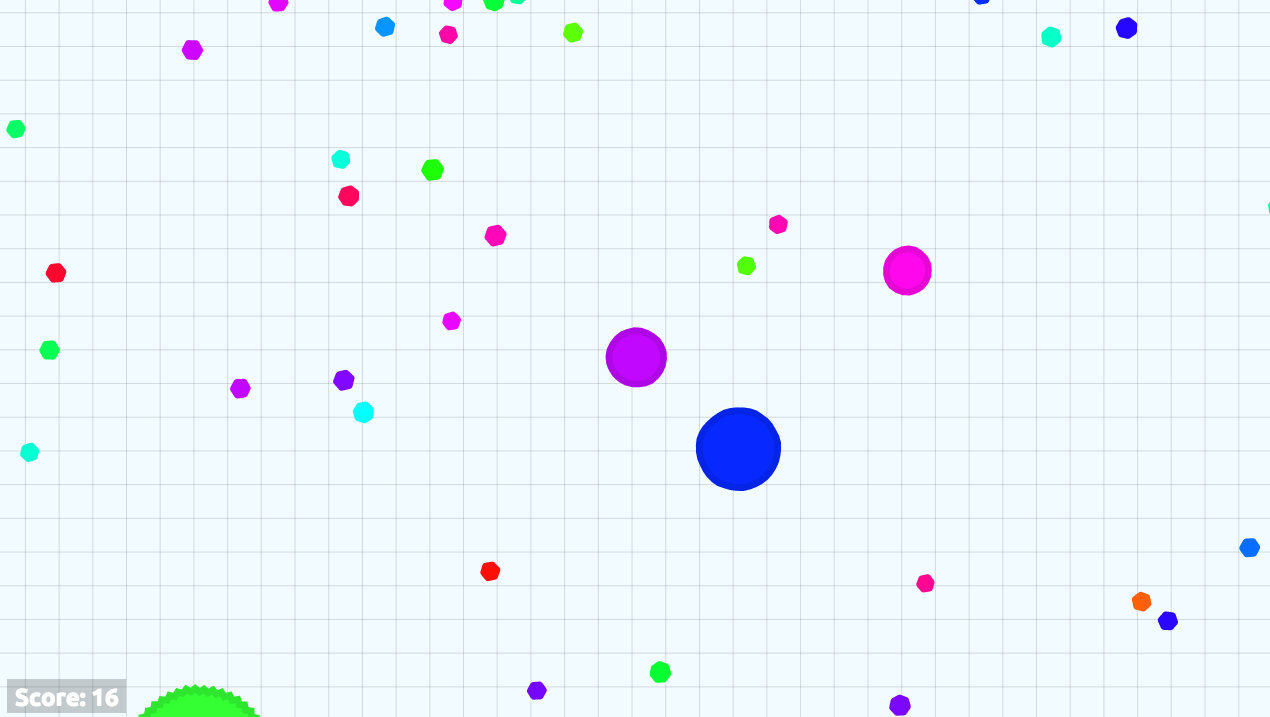
#> input picture images/light3.png, 1270 x 717 px
$ python Canny.py
#> lines starting #> are read from the running program, lines starting #| are printed output that depends on the picture; after the words box and inside, x2 and y2 are one past the last pixel; in counts of white or black regions, pixels touching at a corner belong together
import cv2
import numpy as np
from matplotlib import pyplot as plt

path = "images/"
file = "light3.png"

img = cv2.imread(path+file,0)
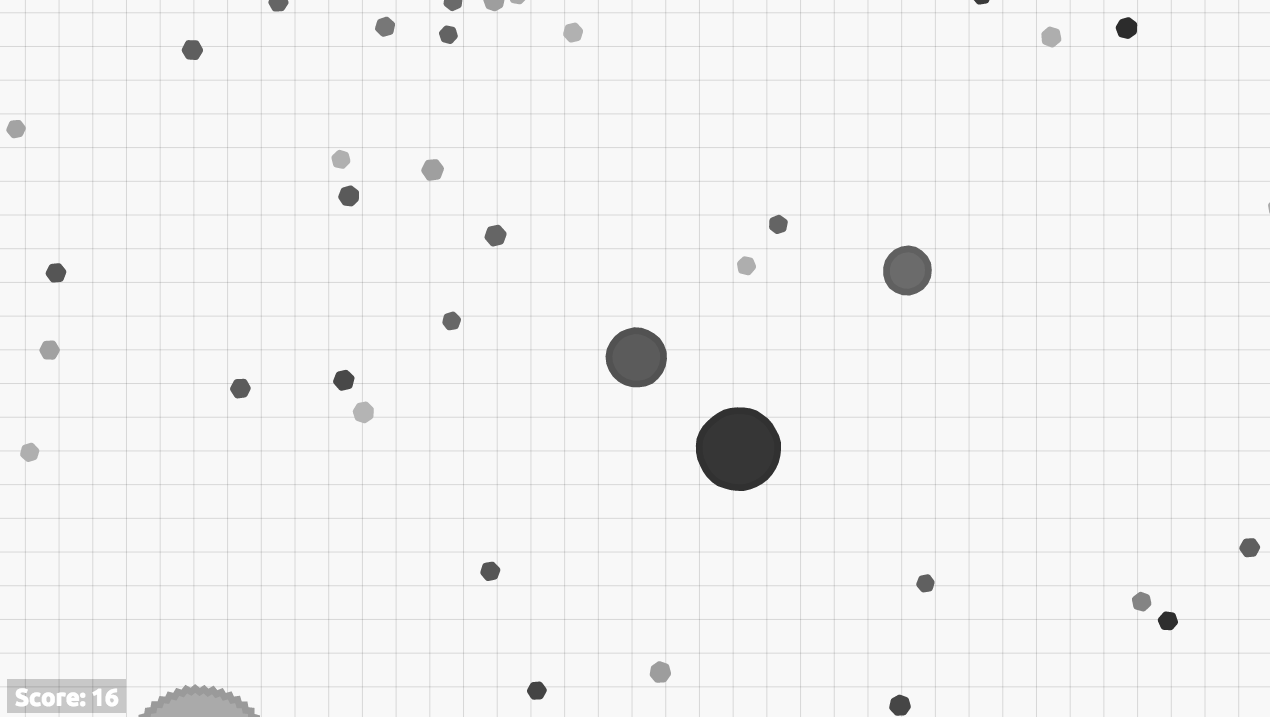
#> img: shape (717, 1270); min 44, max 255, mean 242.4
img = cv2.medianBlur(img,7)
ret, img = cv2.threshold(img,210,255,cv2.THRESH_BINARY)
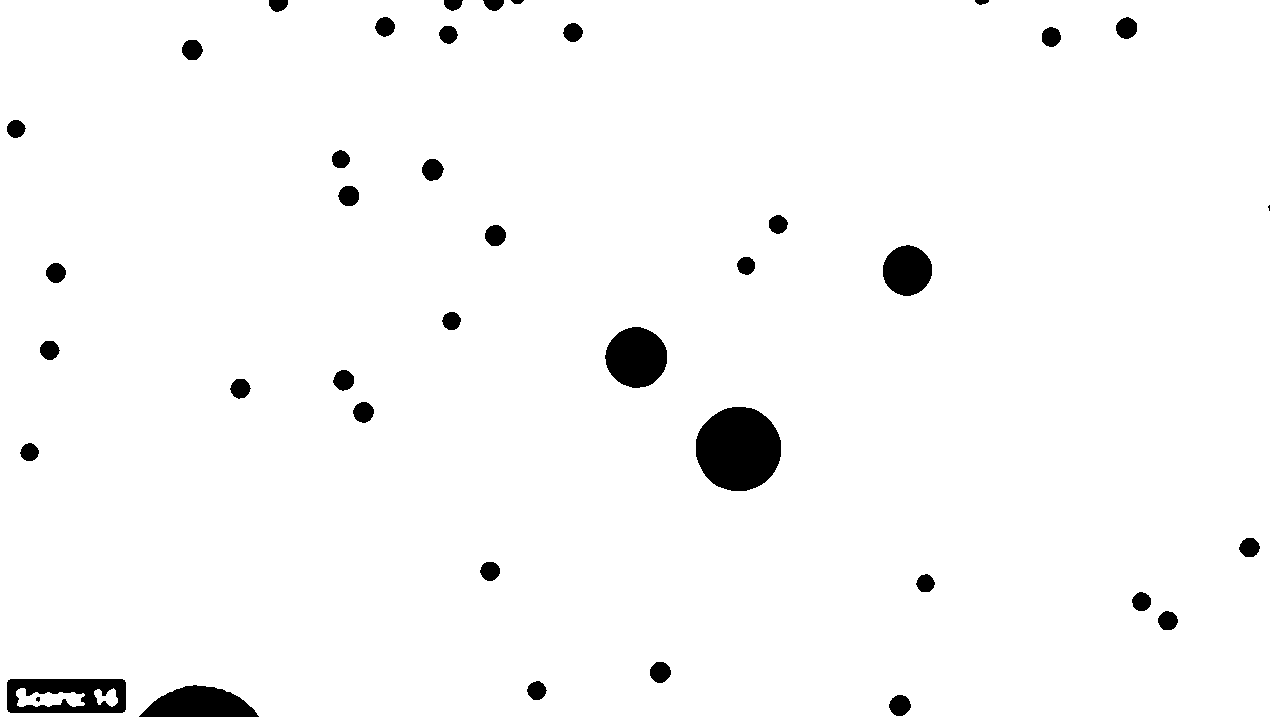
#> img: shape (717, 1270); 97.2% white; 40 black regions (2 under 20 px), largest, box (x1, y1, x2, y2) and area: (696, 407, 781, 491) 5654, (7, 679, 126, 713) 2918, (605, 327, 667, 388) 2909

edges = cv2.Canny(img,100,200)
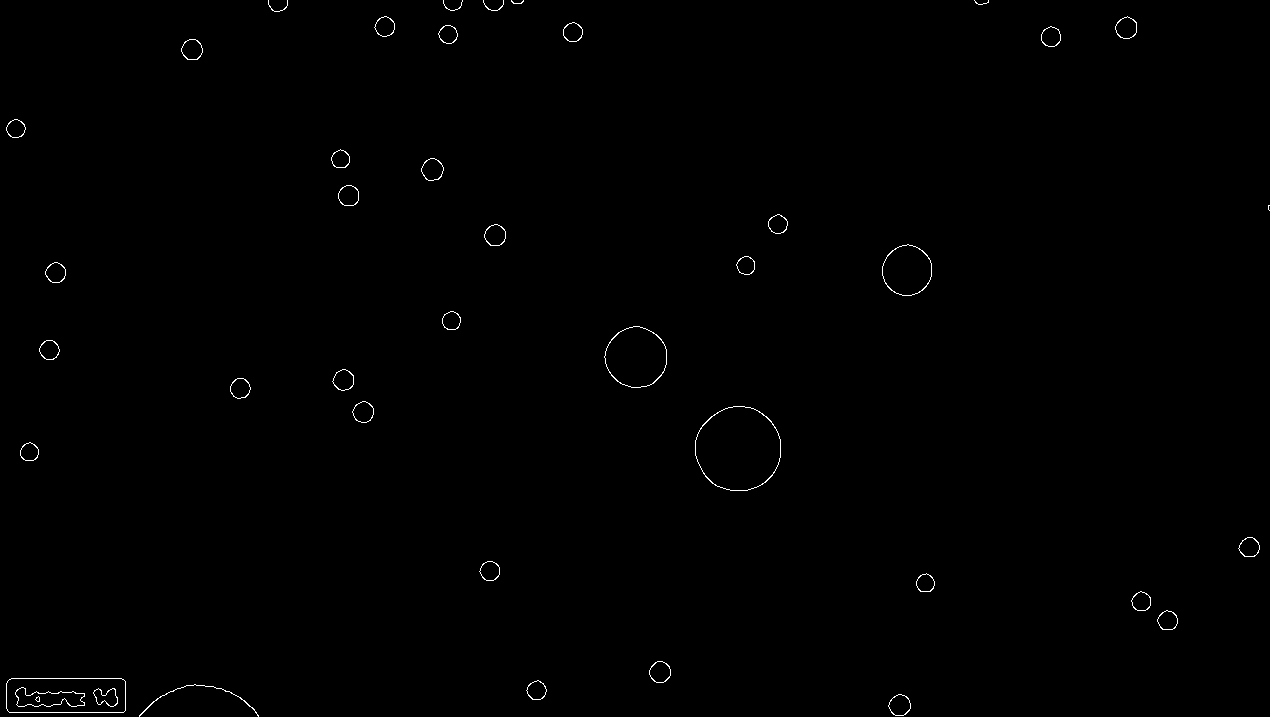
#> edges: shape (717, 1270); 0.37% white in thin lines or dots

plt.subplot(121),plt.imshow(img,cmap = 'gray')
plt.title('Original Image'), plt.xticks([]), plt.yticks([])
plt.subplot(122),plt.imshow(edges,cmap = 'gray')
plt.title('Edge Image'), plt.xticks([]), plt.yticks([])

plt.show()
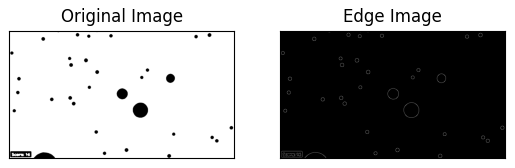
#> figure drawn by matplotlib, 2 panels

$ run again, with images/light1.png copied over images/light3.png
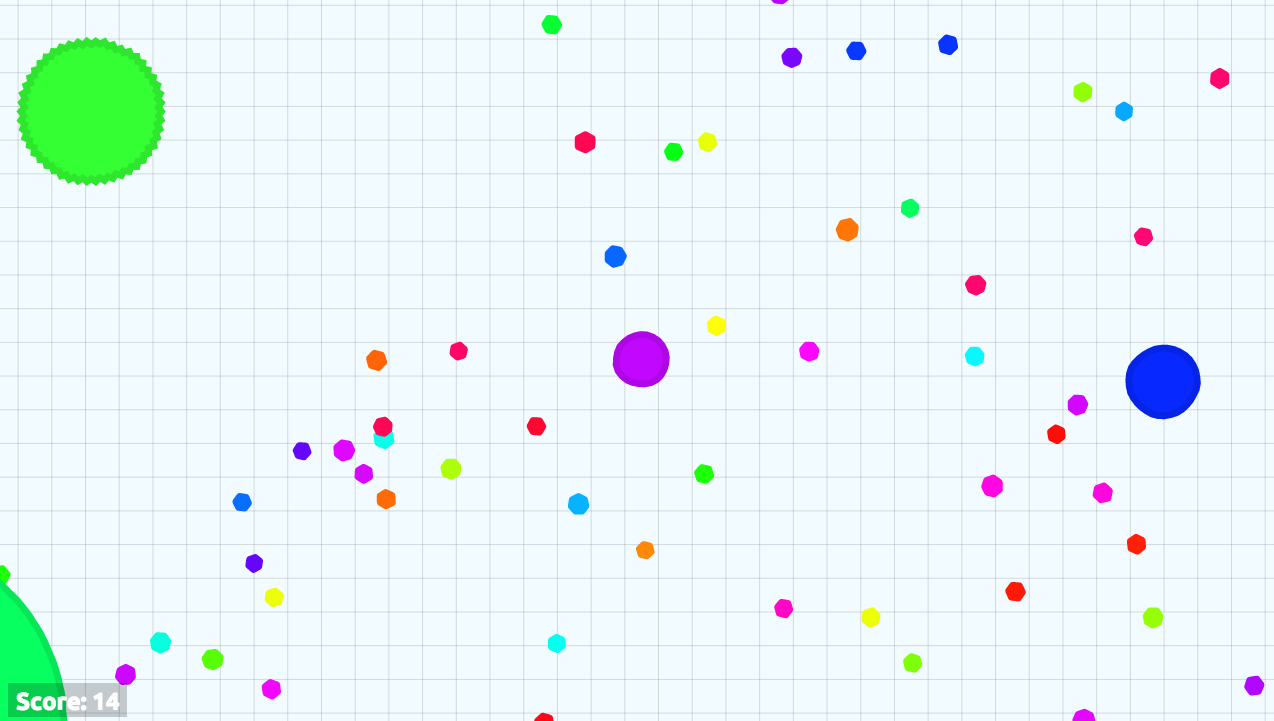
#> input picture images/light1.png, 1274 x 721 px
#> `ret, img = cv2.threshold(img,210,255,cv2.THRESH_BINARY)`:
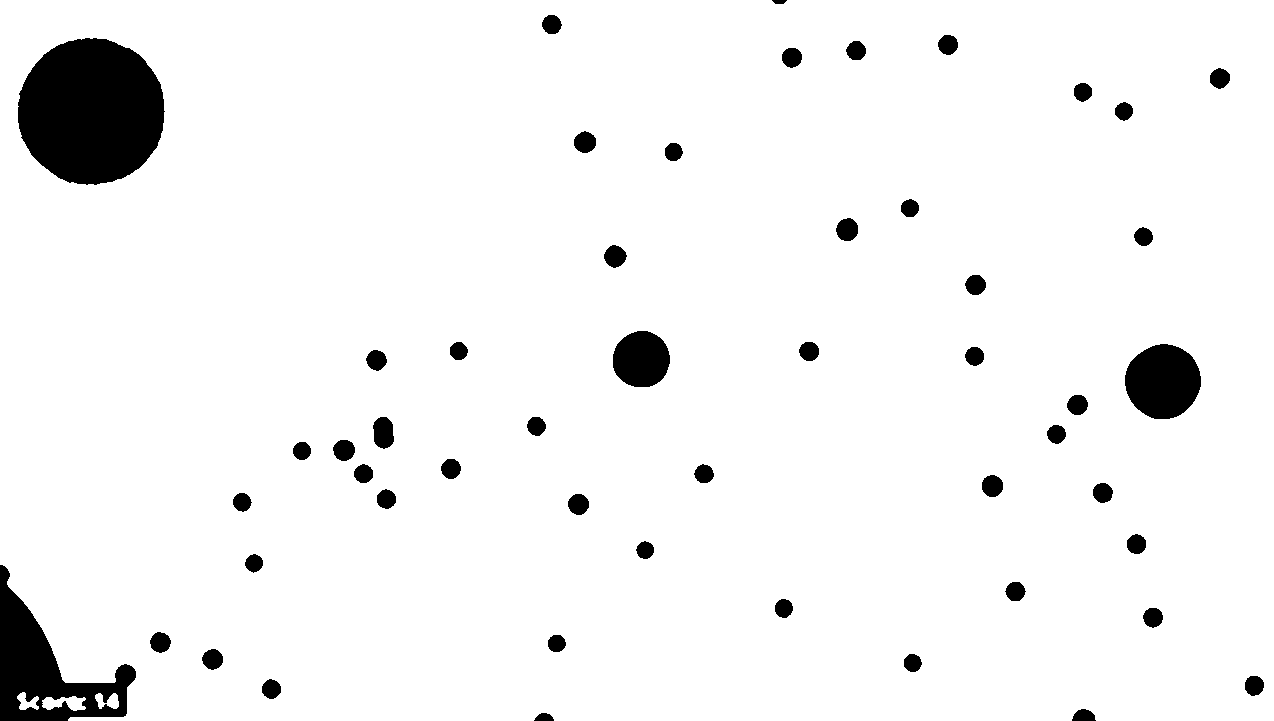
#> img: shape (721, 1274); 95% white; 51 black regions, largest, box (x1, y1, x2, y2) and area: (18, 38, 165, 185) 16933, (0, 565, 136, 721) 8242, (1125, 344, 1201, 419) 4415
#> edges: shape (721, 1274); 0.5% white in thin lines or dots
#> `plt.show()`:
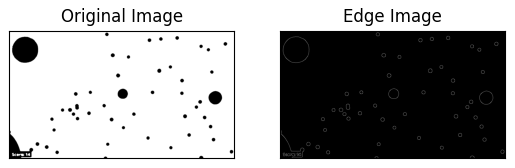
#> figure drawn by matplotlib, 2 panels

$ run again, with images/light2.png copied over images/light3.png
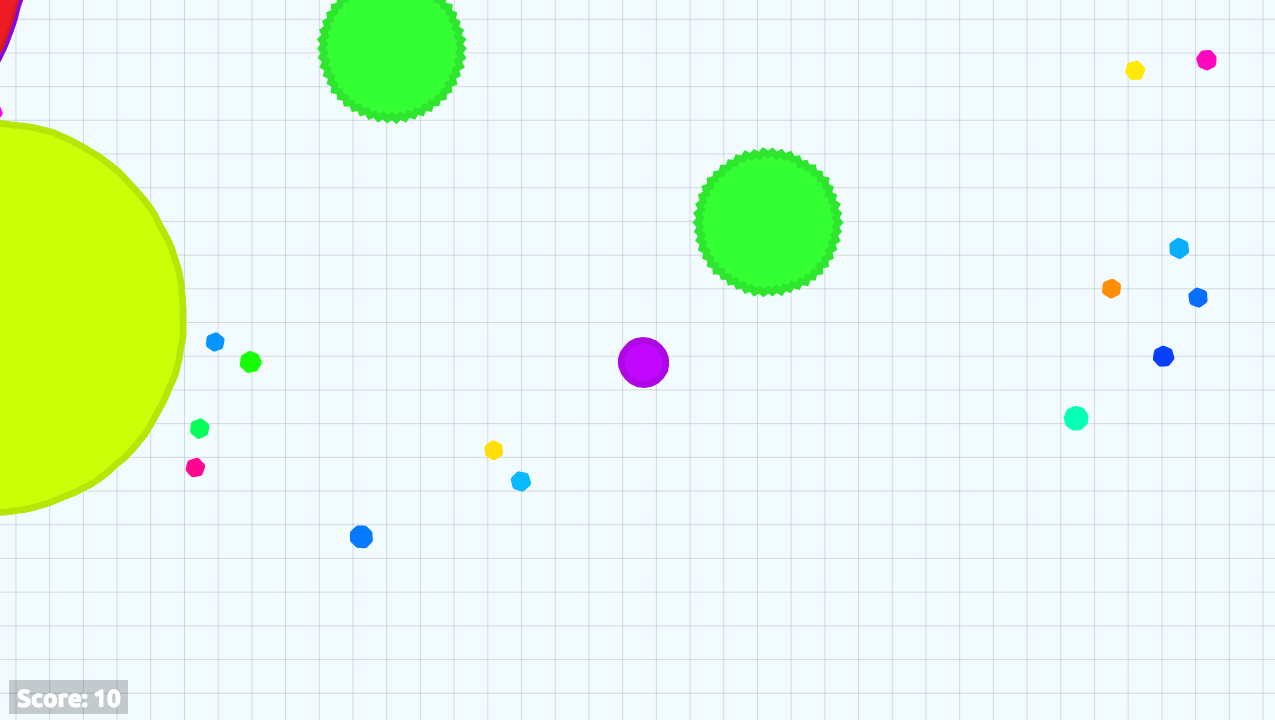
#> input picture images/light2.png, 1275 x 720 px
#> `ret, img = cv2.threshold(img,210,255,cv2.THRESH_BINARY)`:
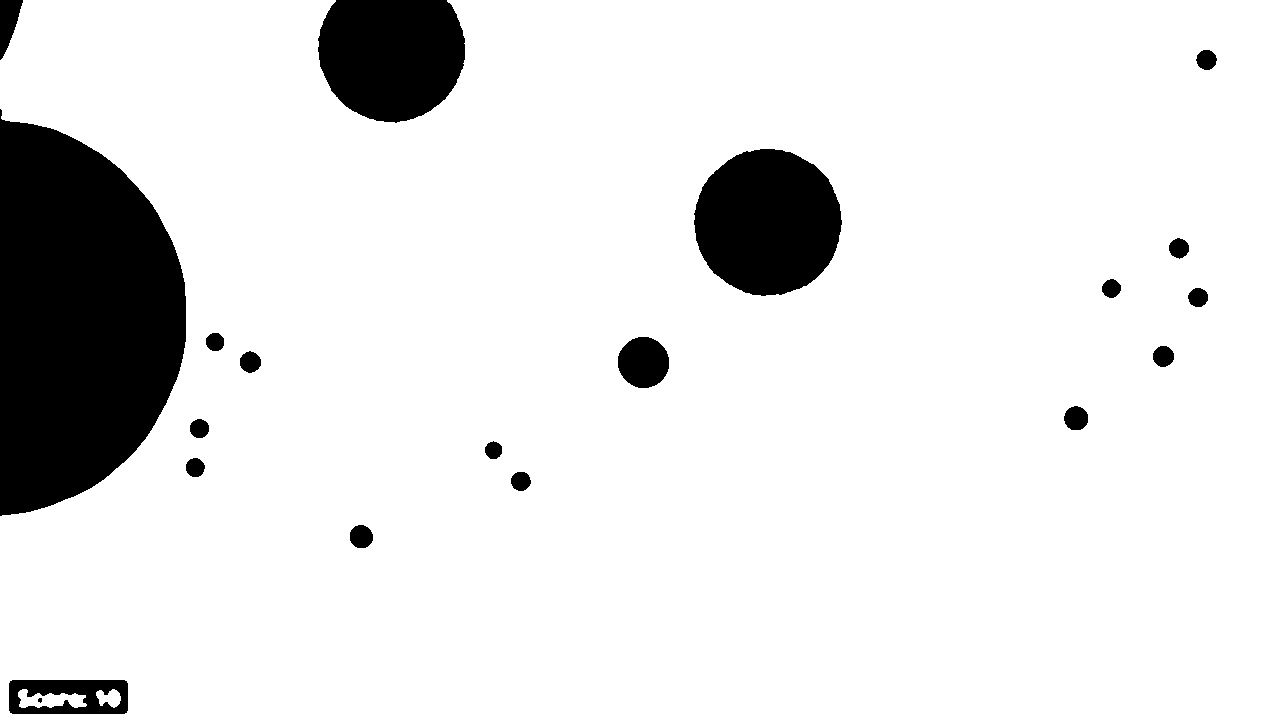
#> img: shape (720, 1275); 89.2% white; 20 black regions (1 under 20 px), largest, box (x1, y1, x2, y2) and area: (0, 109, 186, 516) 57169, (694, 149, 842, 296) 16930, (318, 0, 465, 123) 14977
#> edges: shape (720, 1275); 0.34% white in thin lines or dots
#> `plt.show()`:
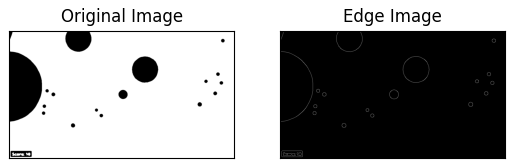
#> figure drawn by matplotlib, 2 panels
